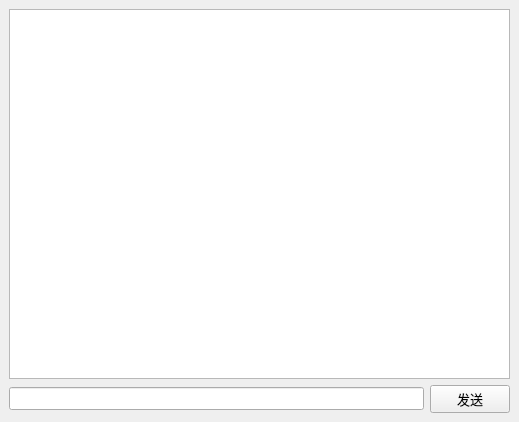
<?xml version="1.0" encoding="UTF-8"?>
<ui version="4.0">
 <class>MainWindow</class>
 <widget class="QMainWindow" name="MainWindow">
  <property name="geometry">
   <rect>
    <x>0</x>
    <y>0</y>
    <width>519</width>
    <height>422</height>
   </rect>
  </property>
  <property name="font">
   <font>
    <family>Microsoft YaHei UI</family>
    <pointsize>10</pointsize>
    <weight>50</weight>
    <bold>false</bold>
   </font>
  </property>
  <property name="windowTitle">
   <string>聊天室</string>
  </property>
  <widget class="QWidget" name="centralwidget">
   <layout class="QVBoxLayout" name="verticalLayout">
    <item>
     <widget class="QTextEdit" name="messageEdit">
      <property name="enabled">
       <bool>true</bool>
      </property>
      <property name="font">
       <font>
        <weight>50</weight>
        <bold>false</bold>
        <kerning>true</kerning>
       </font>
      </property>
      <property name="readOnly">
       <bool>true</bool>
      </property>
      <property name="html">
       <string>&lt;!DOCTYPE HTML PUBLIC &quot;-//W3C//DTD HTML 4.0//EN&quot; &quot;http://www.w3.org/TR/REC-html40/strict.dtd&quot;&gt;
&lt;html&gt;&lt;head&gt;&lt;meta name=&quot;qrichtext&quot; content=&quot;1&quot; /&gt;&lt;style type=&quot;text/css&quot;&gt;
p, li { white-space: pre-wrap; }
&lt;/style&gt;&lt;/head&gt;&lt;body style=&quot; font-family:'Microsoft YaHei UI'; font-size:10pt; font-weight:400; font-style:normal;&quot;&gt;
&lt;p style=&quot;-qt-paragraph-type:empty; margin-top:0px; margin-bottom:0px; margin-left:0px; margin-right:0px; -qt-block-indent:0; text-indent:0px;&quot;&gt;&lt;br /&gt;&lt;/p&gt;&lt;/body&gt;&lt;/html&gt;</string>
      </property>
      <property name="overwriteMode">
       <bool>false</bool>
      </property>
     </widget>
    </item>
    <item>
     <layout class="QHBoxLayout" name="horizontalLayout">
      <item>
       <widget class="QLineEdit" name="sendEdit"/>
      </item>
      <item>
       <widget class="QPushButton" name="sendButton">
        <property name="sizePolicy">
         <sizepolicy hsizetype="Maximum" vsizetype="Maximum">
          <horstretch>0</horstretch>
          <verstretch>0</verstretch>
         </sizepolicy>
        </property>
        <property name="maximumSize">
         <size>
          <width>80</width>
          <height>80</height>
         </size>
        </property>
        <property name="text">
         <string>发送</string>
        </property>
       </widget>
      </item>
     </layout>
    </item>
   </layout>
  </widget>
  <action name="actionQusldja">
   <property name="text">
    <string>服务器设置</string>
   </property>
  </action>
 </widget>
 <resources/>
 <connections>
  <connection>
   <sender>sendEdit</sender>
   <signal>returnPressed()</signal>
   <receiver>sendButton</receiver>
   <slot>click()</slot>
   <hints>
    <hint type="sourcelabel">
     <x>267</x>
     <y>433</y>
    </hint>
    <hint type="destinationlabel">
     <x>569</x>
     <y>433</y>
    </hint>
   </hints>
  </connection>
 </connections>
</ui>
